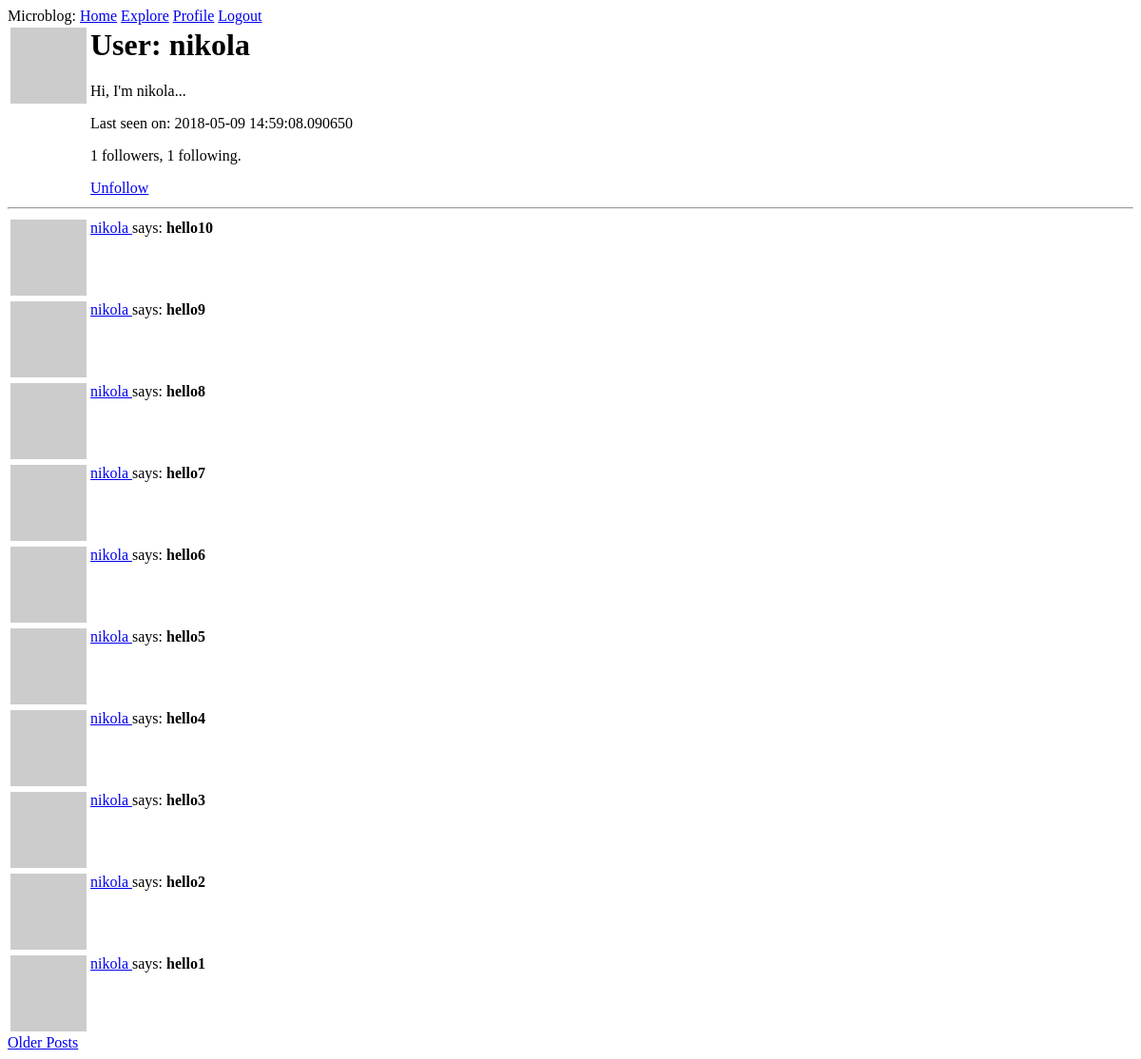
The page /user/nikola (signed in) on the database as committed earlier.
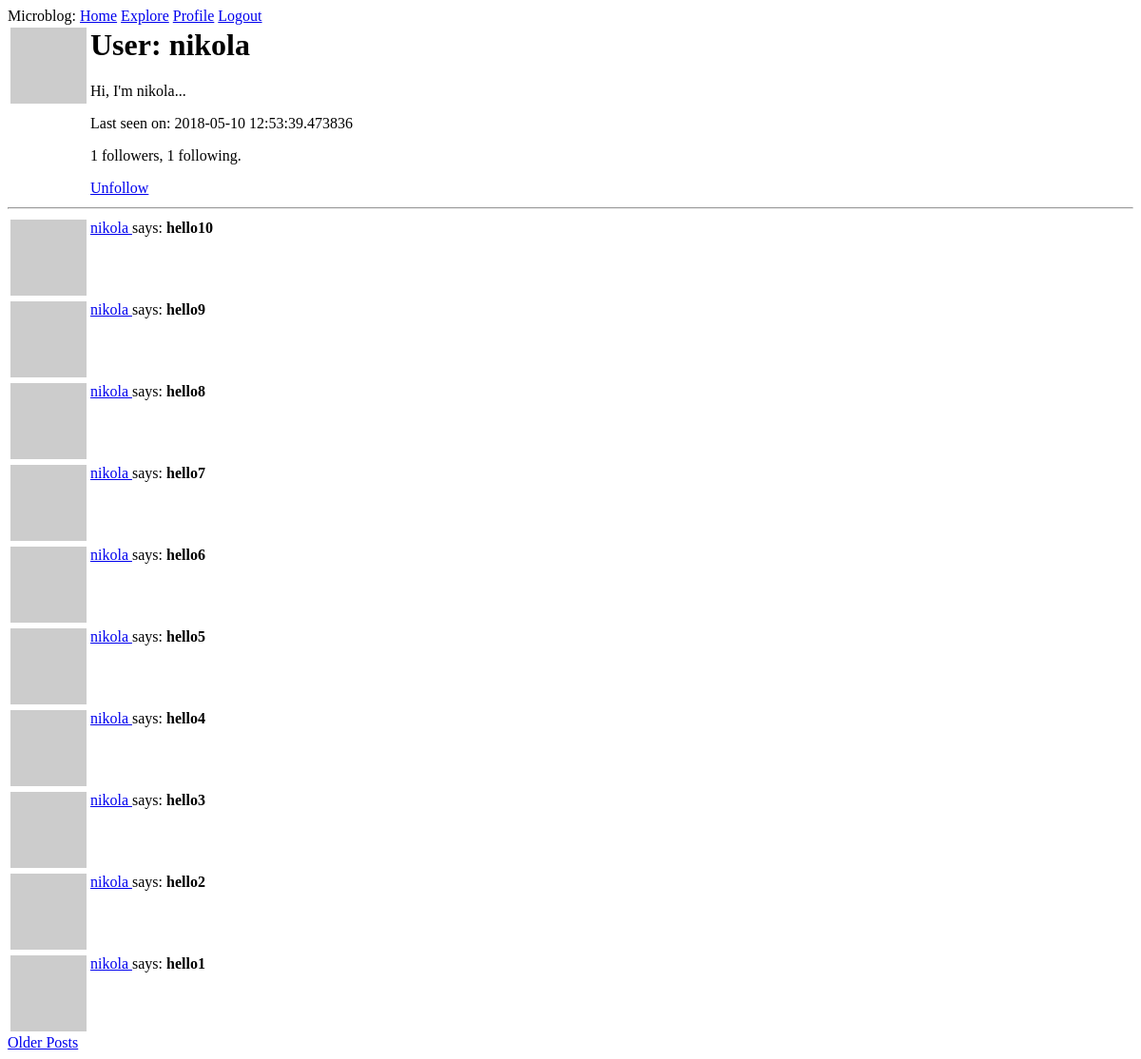
The same page on the database as committed later.
### app1/models.py (models this page shows, shortened)
class User(UserMixin, db.Model):
    id = db.Column(db.Integer, primary_key=True)
    username = db.Column(db.String(64), index=True, unique=True)
    email = db.Column(db.String(120), index=True, unique=True)
    password_hash = db.Column(db.String(128))
    posts = db.relationship('Post', backref='author', lazy='dynamic')
    about_me = db.Column(db.String(140))
    last_seen = db.Column(db.DateTime, default=datetime.utcnow)
    follows = db.relationship(
        'User', secondary=followers,
        primaryjoin=(followers.c.follower_id == id),
        secondaryjoin=(followers.c.followed_id == id),
        backref=db.backref('followers', lazy='dynamic'), lazy='dynamic')
    def avatar(self, size):
        digest = md5(self.email.lower().encode('utf-8')).hexdigest()
        return 'https://www.gravatar.com/avatar/{}?d=identicon&s={}'.format(digest, size)
    def is_following(self,user):
        return self.follows.filter(followers.c.followed_id == user.id).count() > 0

class Post(db.Model):
    id = db.Column(db.Integer, primary_key=True)
    body = db.Column(db.String(140))
    timestamp = db.Column(db.DateTime, index=True, default=datetime.utcnow)
    user_id = db.Column(db.Integer, db.ForeignKey('user.id'))

### app1/routes.py (the view)
@app.route('/user/<username>')
@login_required
def user(username):
    user = User.query.filter_by(username=username).first_or_404()
    page = request.args.get('page', 1, type=int)
    posts = user.posts.order_by(Post.timestamp.desc()).paginate(
        page, app.config['POSTS_PER_PAGE'], False)
    next_url = url_for('index', page=posts.next_num) \
        if posts.has_next else None
    prev_url = url_for('index', page=posts.prev_num) \
        if posts.has_prev else None
    return render_template('user.html', user=user, posts=posts.items, next_url=next_url, prev_url=prev_url)

### app1/models.py (called while the page is built)
@login.user_loader
def load_user(id):
    return User.query.get(int(id))

### app1/routes.py (called while the page is built)
@app.before_request
def before_request():
    if current_user.is_authenticated:
        current_user.last_seen = datetime.utcnow()
        db.session.commit()

### app1/templates/user.html (shortened to what this page needs)
{% extends 'base.html' %}
{% block content %}
	<table>
		<tr valign="top">
			<td><img src="{{ user.avatar(128) }}"></td>
    		<td>
    			<h1>User: {{ user.username }}</h1>
    			{% if user.about_me %} <p> {{user.about_me }}</p> {% endif %}
    			{% if user.last_seen %} <p>Last seen on: {{user.last_seen }}</p> {% endif %}
    			<p>{{ user.followers.count() }} followers, {{ user.follows.count() }} following. </p>
    			{% if user == current_user %}
    				<p><a href="{{ url_for('edit_profile') }}">Edit Profile</a></p>
    			{% elif not current_user.is_following(user) %}
    				<p><a href="{{ url_for('follow', username = user.username) }}">Follow</a></p>
    			{% else %}
    				<p><a href="{{ url_for('unfollow', username = user.username) }}">Unfollow</a></p>
    			{%endif%}
    		</td>
    	</tr>
    </table>
    <hr>
    {% for post in posts %}
   		{% include '_post.html' %}
    {% endfor %}
    {% if next_url %}
        	<a href="{{ next_url }}">Older Posts</a>
    {% endif %}
{% endblock %}

### app1/templates/base.html (shortened to what this page needs)
<html>
    <head>
    </head>
    <body>
    <div>
        Microblog:
        <a href="{{ url_for('index') }}">Home</a>
        <a href="{{ url_for('explore') }}">Explore</a>
        {% if current_user.is_anonymous %}
        <a href="{{ url_for('login') }}">Login</a>
        {% else %}
        <a href="{{ url_for('user',username=current_user.username) }}">Profile</a>
        <a href="{{ url_for('logout') }}">Logout</a>
        {% endif %}
    </div>
        {% block content %}
        {% endblock %}
    </body>
</html>

### app1/templates/_post.html
<table>
    	<tr valign="top">
    		<td><img src="{{ post.author.avatar(36) }}"></td>
    		<td>
    		<a href="{{ url_for('user',username=post.author.username) }}">
    			{{ post.author.username }}
    		</a>says: <strong>{{ post.body }}</strong>
    		</td>
    	</tr>
</table>

Rows that differ between the two databases and show on the page:
changed User "nikola": last_seen "2018-05-09 14:59:08.090650" → "2018-05-10 12:53:39.473836"
